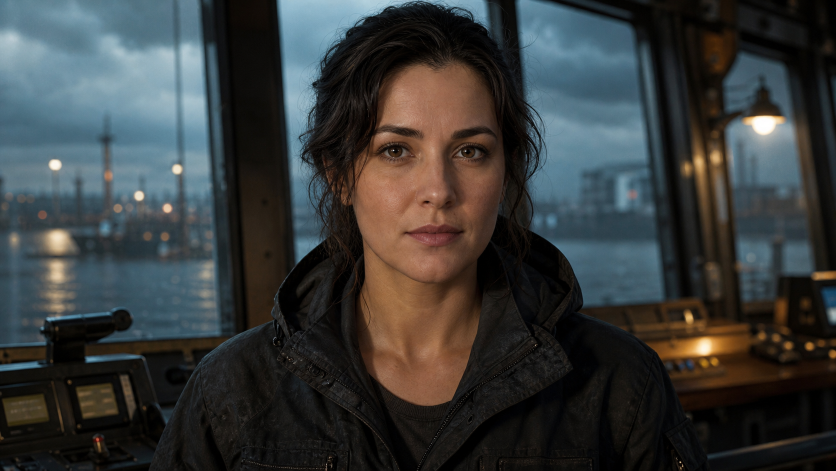
#> input picture scripts/synthetic-game-replay/assets/mara-venn-portrait-v1.png, 1672 x 941 px (shown at 1/2 size)
$ python base_frame.py
#> lines starting #> are read from the running program, lines starting #| are printed output that depends on the picture
"""Mara portrait rendered at the practice game's 960x600 client size."""
import cv2, numpy as np, os
from pathlib import Path
SRC=str(Path(__file__).resolve().parents[2]/"scripts/synthetic-game-replay/assets/mara-venn-portrait-v1.png")
def base(w=960,h=600):
#> called with w = 960, h = 600
    im=cv2.imread(SRC)
#> im is the input picture: shape (941, 1672, 3); mean B, G, R 58.3, 58.6, 55.9
    H,W=im.shape[:2]
#> H = 941; W = 1672
    s=max(w/W,h/H); sw,sh=w/s,h/s
#> after `s = max(w / W, h / H)`: s = 0.638
#> after `sw, sh = (w / s, h / s)`: sw = 1505.6; sh = 941
    x0,y0=(W-sw)/2,(H-sh)/2
#> x0 = 83.2; y0 = 0
    M=np.float32([[s,0,-x0*s],[0,s,-y0*s]])
#> M = [[0.638, 0, -53.05], [0, 0.638, 0]]
    return cv2.warpAffine(im,M,(w,h),flags=cv2.INTER_AREA if s<1 else cv2.INTER_CUBIC), (s,x0,y0)
def write_ppm(path,img):
    h,w=img.shape[:2]
    with open(path,'wb') as f:
        f.write(b'P6\n%d %d\n255\n'%(w,h)); f.write(img[:,:,::-1].tobytes())
if __name__=='__main__':
    b,t=base(); print(t)
#> after `b, t = base()`:
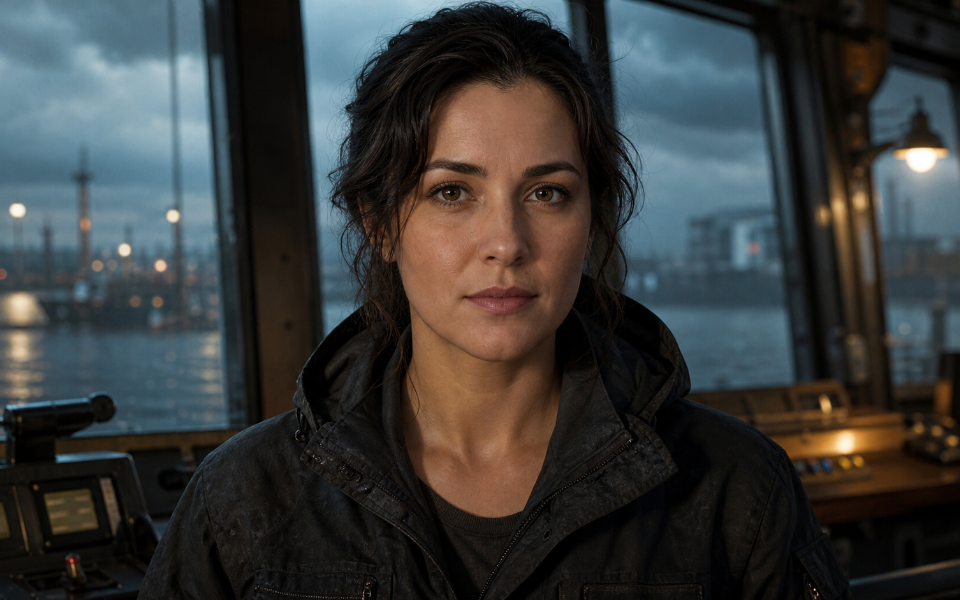
#> b: shape (600, 960, 3); mean of channels 0, 1, 2 58.4, 58.9, 56.8; drawn as B, G, R
#> after `b, t = base()`: t = (0.638, 83.2, 0)
    cv2.imwrite('base960.png',b)
    os.makedirs('lm_in',exist_ok=True)
    for i in range(1,13): write_ppm(f'lm_in/frame-{i:05d}.ppm',b)
